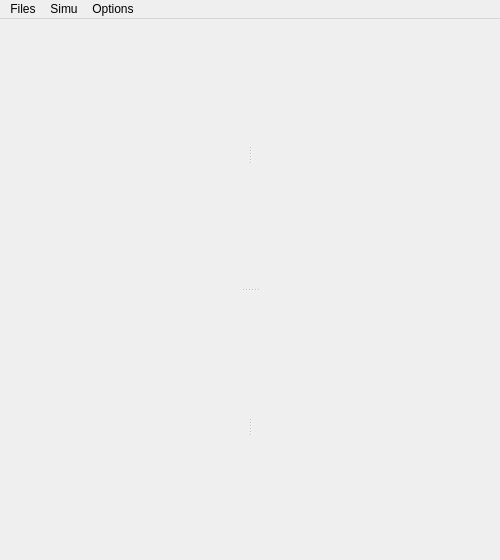
<?xml version="1.0" encoding="UTF-8"?>
<ui version="4.0">
 <class>mwDynEval</class>
 <widget class="QMainWindow" name="mwDynEval">
  <property name="geometry">
   <rect>
    <x>0</x>
    <y>0</y>
    <width>500</width>
    <height>560</height>
   </rect>
  </property>
  <property name="windowTitle">
   <string>Dyn Eval</string>
  </property>
  <widget class="QWidget" name="centralwidget">
   <layout class="QGridLayout" name="gridLayout">
    <property name="margin">
     <number>0</number>
    </property>
    <property name="spacing">
     <number>0</number>
    </property>
    <item row="0" column="0">
     <widget class="QSplitter" name="splitter_3">
      <property name="orientation">
       <enum>Qt::Vertical</enum>
      </property>
      <widget class="QSplitter" name="splitter_2">
       <property name="orientation">
        <enum>Qt::Horizontal</enum>
       </property>
       <widget class="QWidget" name="layoutWidget">
        <layout class="QVBoxLayout" name="vlSceneNodes">
         <property name="spacing">
          <number>0</number>
         </property>
        </layout>
       </widget>
       <widget class="QWidget" name="layoutWidget">
        <layout class="QVBoxLayout" name="vlNodeOptions">
         <property name="spacing">
          <number>0</number>
         </property>
        </layout>
       </widget>
      </widget>
      <widget class="QSplitter" name="splitter">
       <property name="orientation">
        <enum>Qt::Horizontal</enum>
       </property>
       <widget class="QWidget" name="layoutWidget">
        <layout class="QVBoxLayout" name="vlCaches">
         <property name="spacing">
          <number>0</number>
         </property>
        </layout>
       </widget>
       <widget class="QWidget" name="layoutWidget">
        <layout class="QVBoxLayout" name="vlCacheInfo">
         <property name="spacing">
          <number>0</number>
         </property>
        </layout>
       </widget>
      </widget>
     </widget>
    </item>
   </layout>
  </widget>
  <widget class="QMenuBar" name="menubar">
   <property name="geometry">
    <rect>
     <x>0</x>
     <y>0</y>
     <width>500</width>
     <height>21</height>
    </rect>
   </property>
   <widget class="QMenu" name="mOptions">
    <property name="title">
     <string>Options</string>
    </property>
    <widget class="QMenu" name="mFilters">
     <property name="tearOffEnabled">
      <bool>true</bool>
     </property>
     <property name="title">
      <string>Filters</string>
     </property>
    </widget>
    <addaction name="miToolTips"/>
    <addaction name="miNamespace"/>
    <addaction name="miRfDisplay"/>
    <addaction name="miBackup"/>
    <addaction name="miRefreshUi"/>
    <addaction name="mFilters"/>
   </widget>
   <widget class="QMenu" name="mFiles">
    <property name="title">
     <string>Files</string>
    </property>
    <widget class="QMenu" name="mOpenRootPath">
     <property name="title">
      <string>Open Root Path</string>
     </property>
     <addaction name="miXplorer"/>
     <addaction name="miXterm"/>
    </widget>
    <addaction name="miSetRootPath"/>
    <addaction name="mOpenRootPath"/>
   </widget>
   <widget class="QMenu" name="mSimu">
    <property name="title">
     <string>Simu</string>
    </property>
    <addaction name="miLaunchNCloth"/>
   </widget>
   <addaction name="mFiles"/>
   <addaction name="mSimu"/>
   <addaction name="mOptions"/>
  </widget>
  <action name="miToolTips">
   <property name="checkable">
    <bool>true</bool>
   </property>
   <property name="checked">
    <bool>false</bool>
   </property>
   <property name="text">
    <string>ToolTips</string>
   </property>
  </action>
  <action name="actionToto">
   <property name="text">
    <string>toto</string>
   </property>
  </action>
  <action name="miRefreshUi">
   <property name="text">
    <string>Refresh Ui</string>
   </property>
  </action>
  <action name="miSetRootPath">
   <property name="text">
    <string>Set Root Path</string>
   </property>
  </action>
  <action name="miXplorer">
   <property name="text">
    <string>Xplorer</string>
   </property>
  </action>
  <action name="miXterm">
   <property name="text">
    <string>Xterm</string>
   </property>
  </action>
  <action name="miNamespace">
   <property name="checkable">
    <bool>true</bool>
   </property>
   <property name="checked">
    <bool>false</bool>
   </property>
   <property name="text">
    <string>Namespace</string>
   </property>
  </action>
  <action name="miRfDisplay">
   <property name="checkable">
    <bool>true</bool>
   </property>
   <property name="text">
    <string>Refresh Display</string>
   </property>
  </action>
  <action name="miBackup">
   <property name="checkable">
    <bool>true</bool>
   </property>
   <property name="text">
    <string>Backup When Append</string>
   </property>
  </action>
  <action name="miEnableAll">
   <property name="text">
    <string>Enable All</string>
   </property>
  </action>
  <action name="miDisableAll">
   <property name="text">
    <string>Disable All</string>
   </property>
  </action>
  <action name="miLaunchNCloth">
   <property name="text">
    <string>Launch Active nCloth</string>
   </property>
  </action>
 </widget>
 <resources/>
 <connections/>
</ui>
